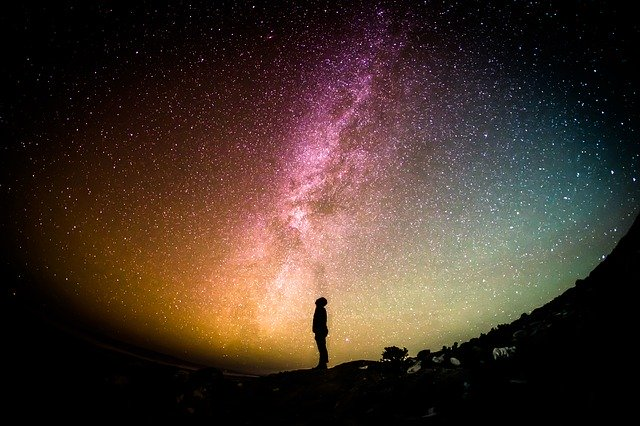
#> input picture star.jpg, 640 x 426 px, found by its file name
$ python hist_balance.py
#> lines starting #> are read from the running program, lines starting #| are printed output that depends on the picture
from cv2 import cv2
import numpy as np
from matplotlib import pyplot as plt

img = cv2.imread('star.jpg', 0)
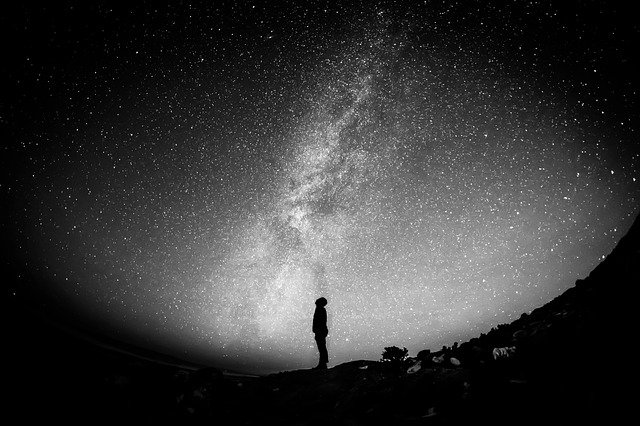
#> img: shape (426, 640); min 0, max 255, mean 54.7
# flatten() 将数组变成一维
hist, bins = np.histogram(img.flatten(), 256, [0, 256])
#> hist = 256 values, max 63651 at index 0, min 5 at index 253, mean 1065; bins = 257 values from 0 to 256
# 计算累积分布图
cdf = hist.cumsum()  # 元素累计和，cdf为累计分布函数
#> cdf = 256 values from 63651 to 272640
# 构建 Numpy 掩模数组, cdf 为原数组,当数组元素为 0 时,掩盖(计算时被忽略)。
cdf_m = np.ma.masked_equal(cdf,0)
cdf_m = (cdf_m - cdf_m.min())*255/(cdf_m.max()-cdf_m.min())
# 对被掩盖的元素赋值,这里赋值为 0
cdf = np.ma.filled(cdf_m,0).astype('uint8')
#> cdf = 256 values from 0 to 255


cdf_normalized = cdf * hist.max() / cdf.max()
#> cdf_normalized = 256 values, max 255.8 at index 102, min 0 at index 0, mean 140.5
plt.plot(cdf_normalized, color='b')
plt.hist(img.flatten(), 256, [0, 256], color='r')
plt.xlim([0, 256])
plt.legend(('cdf', 'histogram'), loc='upper left')
plt.show()
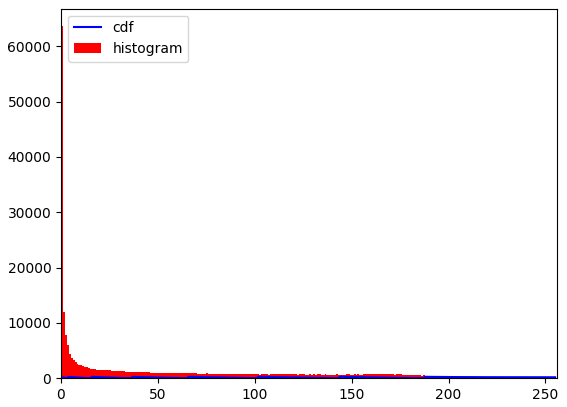
#> figure drawn by matplotlib, 1 panel; tallest bar 63651 high, from x = 0 to 1; curve peaks at x = 102, y = 255.8


# Opencv均衡化：equalizeHist函数

img = cv2.imread('tree.jpg', 0)
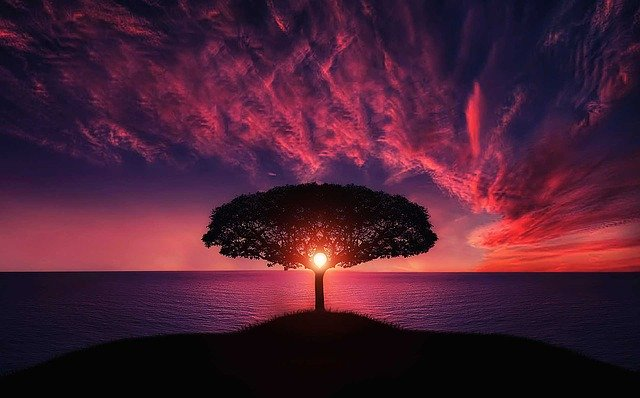
#> input picture tree.jpg, 640 x 398 px, found by its file name
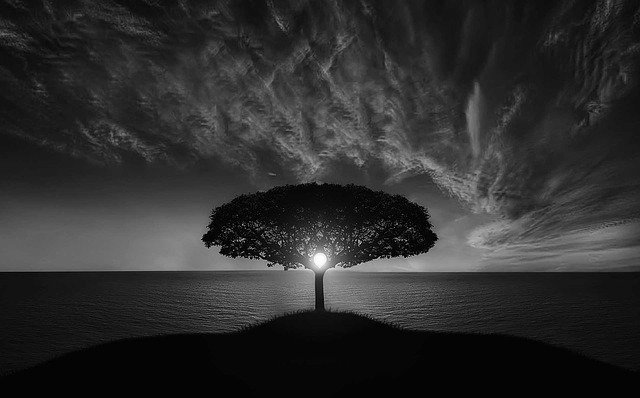
#> img: shape (398, 640); min 0, max 255, mean 45.7
equ = cv2.equalizeHist(img)
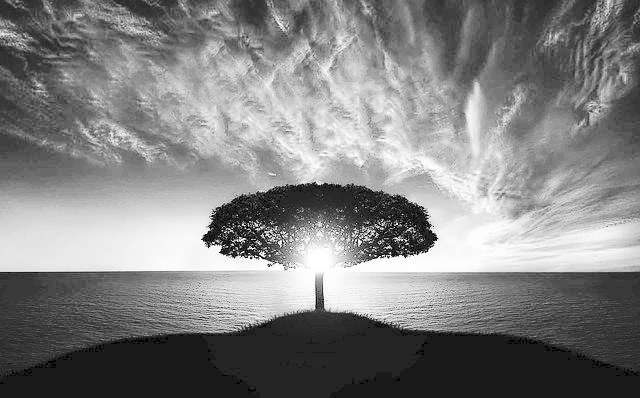
#> equ: shape (398, 640); min 0, max 255, mean 129.2
res = np.hstack((img, equ))
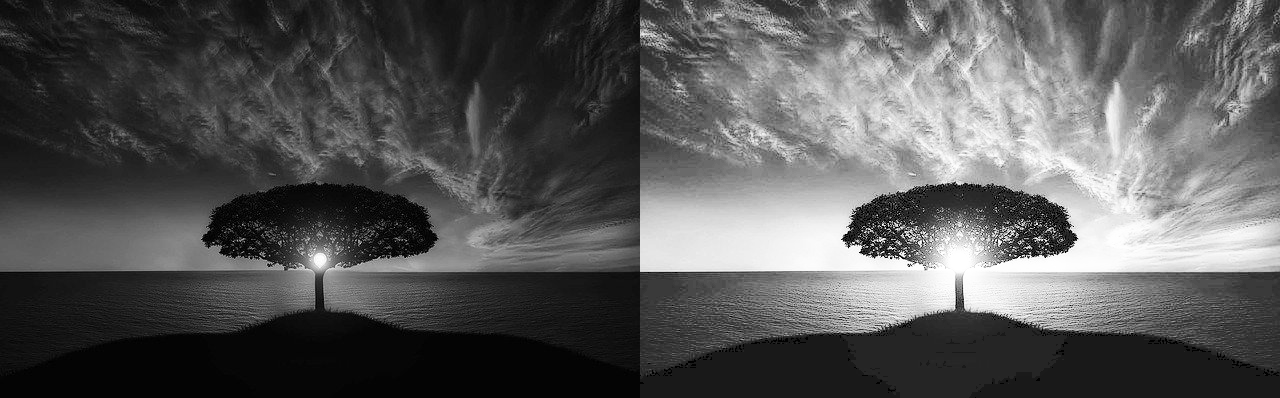
#> res: shape (398, 1280); min 0, max 255, mean 87.5
cv2.imwrite('res.jpg',res)


img = cv2.imread('tree.jpg',0)
# create a CLAHE object (Arguments are optional).
clahe = cv2.createCLAHE(clipLimit=2.0, tileGridSize=(8,8))
cl1 = clahe.apply(img)
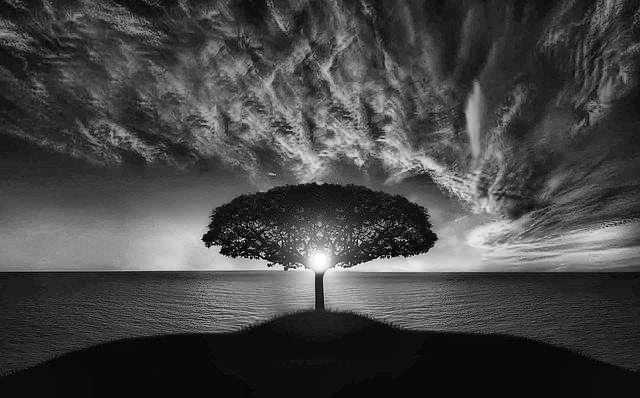
#> cl1: shape (398, 640); min 1, max 255, mean 69.1
cv2.imwrite('clahe_2.jpg',cl1)
